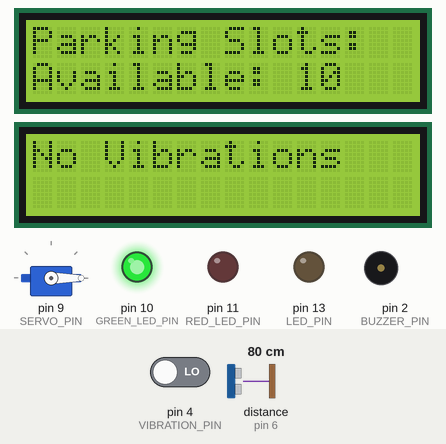
The sketch below on a simulated Arduino Uno, built with avr-gcc and run on an emulated ATmega328P. Parts: servo, 2 × 16×2 character LCD, output pins drawn as LEDs (lit = HIGH), buzzer (waves = sounding). Wiring (inferred from the names in the program): ultrasonic range finder: trigger pin 7; echo pin 6. The test bench sets the inputs (shaded band); at power-on: distance to the obstacle (sensor on pin 6) 80 cm, pin 4 (VIBRATION_PIN) LOW. The echo pulse lasts 58.3 µs per cm; pins used as bus, display or sensor lines are not drawn; what the sketch prints to the serial monitor is not drawn.

Above: at 2.3 s.
2.4 s: distance to the obstacle (sensor on pin 6) set to 2 cm
At 3.2 s:
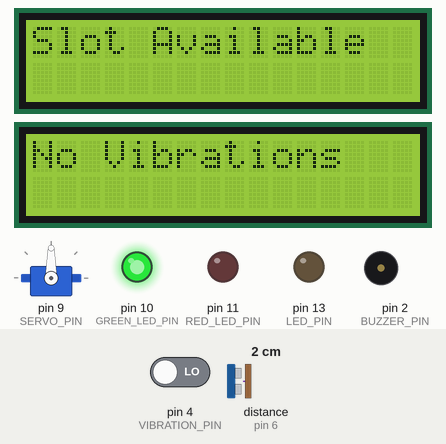
5.4 s: pin 4 (VIBRATION_PIN) driven HIGH
At 5.76 s:
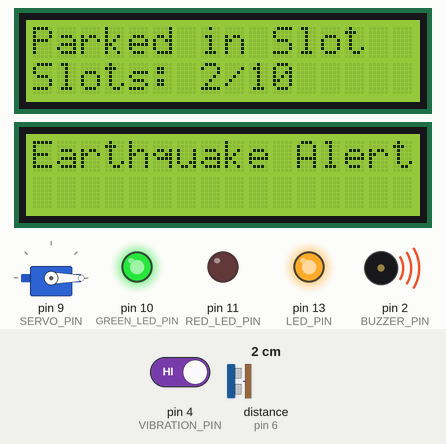
7.8 s: distance to the obstacle (sensor on pin 6) set to 9 cm
10.8 s: distance to the obstacle (sensor on pin 6) set to 12 cm
At 13.47 s:
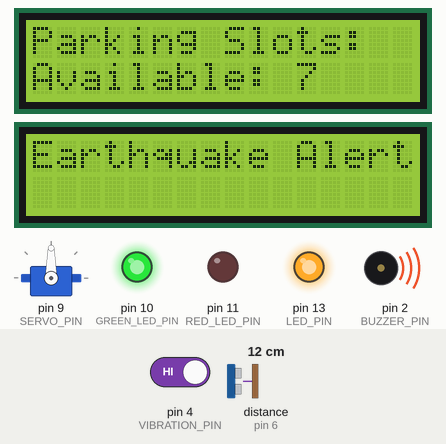
13.8 s: pin 4 (VIBRATION_PIN) driven LOW
At 17.6 s:
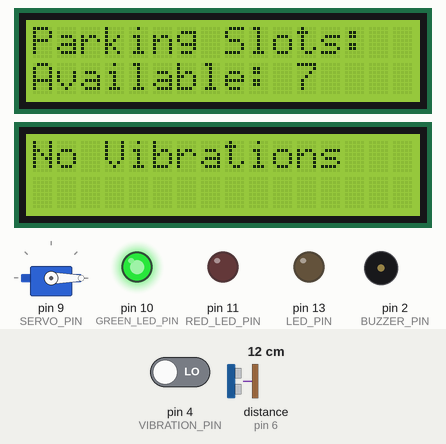
Timing chart, 0 to 19.1 s (numbered marks = the images above; inputs shaded):
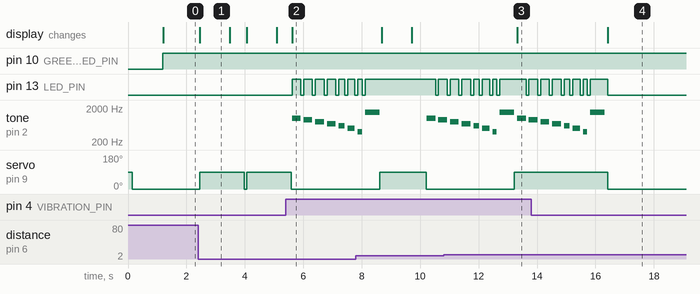

The sketch:

smartBkt_copy_20241209154749.ino
```cpp
#include <Servo.h>
#include <Adafruit_LiquidCrystal.h>

// Pin definitions
#define TRIG_PIN 7
#define ECHO_PIN 6
#define SERVO_PIN 9
#define VIBRATION_PIN 4  // Vibration sensor pin
#define LED_PIN 13       // LED indicator for earthquake
#define GREEN_LED_PIN 10 // Green LED for available slot
#define RED_LED_PIN 11   // Red LED for full parking
#define BUZZER_PIN 2     // Buzzer pin

// Create Servo and LCD objects
Servo gateServo;
Adafruit_LiquidCrystal lcdParking(0);  // First LCD for parking
Adafruit_LiquidCrystal lcdVibration(1);  // Second LCD for vibration

// Variables
int parkingSlots = 0;  // Tracks the current number of vehicles (0 to 10)
const int maxSlots = 10;
long duration;
int distance;
bool isSirenActive = false;  // Flag to check if siren is active
int vibrationState = 0;  // Variable to store vibration state
unsigned long lastVibrationTime = 0;  // Last vibration detection time
unsigned long vibrationDelay = 2000;  // Minimum delay between earthquake detections (in ms)

void setup() {
  // Set up pins
  pinMode(TRIG_PIN, OUTPUT);
  pinMode(ECHO_PIN, INPUT);
  pinMode(VIBRATION_PIN, INPUT);
  pinMode(LED_PIN, OUTPUT);
  pinMode(GREEN_LED_PIN, OUTPUT);  // Set green LED as output
  pinMode(RED_LED_PIN, OUTPUT);    // Set red LED as output
  pinMode(BUZZER_PIN, OUTPUT);     // Set buzzer as output

  // Set up Serial, Servo, and LCDs
  Serial.begin(9600); // Start Serial communication
  gateServo.attach(SERVO_PIN);
  lcdParking.begin(16, 2);
  lcdVibration.begin(16, 2);

  lcdParking.print("Parking System");
  lcdVibration.print("Earthquake Mon.");

  // Close the gate initially
  gateServo.write(0);  // Adjust for gate closing position

  // Set the LEDs initially (both off)
  digitalWrite(GREEN_LED_PIN, LOW);
  digitalWrite(RED_LED_PIN, LOW);
  digitalWrite(BUZZER_PIN, LOW);   // Ensure the buzzer is off initially

  delay(1000);  // Wait for system to initialize
  Serial.println("Parking and Earthquake Detection System Initialized");
}

void loop() {
  // Check for vehicle presence
  distance = readUltrasonicDistance();

  if (distance < 10) {  // If a vehicle is within 10 cm
    if (parkingSlots < maxSlots) {
      lcdParking.clear();
      lcdParking.print("Slot Available");
      Serial.println("Slot Available: Gate Opening");

      gateServo.write(90);  // Adjust for gate opening position
      delay(1000);          // Wait for the car to pass through

      parkingSlots++;
      lcdParking.clear();
      lcdParking.print("Parked in Slot");
      lcdParking.setCursor(0, 1);
      lcdParking.print("Slots: " + String(parkingSlots) + "/" + String(maxSlots));

      Serial.print("Vehicle Parked. Slots Used: ");
      Serial.print(parkingSlots);
      Serial.print("/" + String(maxSlots));

      delay(500);
      gateServo.write(0);  // Close the gate
      Serial.println("Gate Closed");

      // Update LED status
      if (parkingSlots == maxSlots) {
        digitalWrite(GREEN_LED_PIN, LOW);  // Turn off green LED
        digitalWrite(RED_LED_PIN, HIGH);   // Turn on red LED
      } else {
        digitalWrite(GREEN_LED_PIN, HIGH); // Turn on green LED
        digitalWrite(RED_LED_PIN, LOW);    // Turn off red LED
      }

    } else {
      lcdParking.clear();
      lcdParking.print("Parking Full!");
      Serial.println("Parking Full: Gate Closed");
      delay(500);
    }
  } else {
    lcdParking.clear();
    lcdParking.print("Parking Slots:");
    lcdParking.setCursor(0, 1);
    lcdParking.print("Available: " + String(maxSlots - parkingSlots));

    Serial.print("Available Slots: ");
    Serial.println(maxSlots - parkingSlots);

    // Update LED status
    if (parkingSlots == maxSlots) {
      digitalWrite(GREEN_LED_PIN, LOW);  // Turn off green LED
      digitalWrite(RED_LED_PIN, HIGH);   // Turn on red LED
    } else {
      digitalWrite(GREEN_LED_PIN, HIGH); // Turn on green LED
      digitalWrite(RED_LED_PIN, LOW);    // Turn off red LED
    }
  }

  // Check for vibrations (earthquake detection)
  vibrationState = digitalRead(VIBRATION_PIN);  // Read vibration sensor state

  if (vibrationState == HIGH && (millis() - lastVibrationTime) > vibrationDelay) {
    // Earthquake detected, trigger the buzzer and play a melody
    lastVibrationTime = millis();  // Update the last vibration time
    lcdVibration.clear();
    lcdVibration.print("Earthquake Alert!");
    Serial.println("Earthquake Detected!");

    isSirenActive = true;  // Set siren flag to true
    playEarthquakeSound(); // Trigger the sound when earthquake is detected

    // Open the gate and turn on LED for earthquake alert
    gateServo.write(90);  // Open the gate
    digitalWrite(LED_PIN, HIGH);  // LED on during earthquake
  } else {
    lcdVibration.clear();
    lcdVibration.print("No Vibrations");
    Serial.println("No Vibrations Detected");

    isSirenActive = false;  // Reset siren flag when no vibration detected

    // Close the gate and turn off LED when there's no earthquake
    gateServo.write(0);  // Close the gate
    digitalWrite(LED_PIN, LOW);  // LED off
  }

  delay(50);  // Small delay to avoid bouncing
}

long readUltrasonicDistance() {
  // Trigger the ultrasonic sensor
  digitalWrite(TRIG_PIN, LOW);
  delayMicroseconds(2);
  digitalWrite(TRIG_PIN, HIGH);
  delayMicroseconds(10);
  digitalWrite(TRIG_PIN, LOW);

  // Measure the time it takes for the echo to return
  duration = pulseIn(ECHO_PIN, HIGH);

  // Calculate the distance in cm
  distance = duration * 0.034 / 2;

  return distance;
}

// Function to play sound when earthquake is detected
void playEarthquakeSound() {
  // Frequencies and durations for the melody: "Earthquake, Earthquake, Oh my God"
  int frequencies[] = {
    1000, 900, 800, 700, 600, 500, 400, 300
  }; // The frequencies for the melody

  int durations[] = {
    300, 300, 300, 300, 200, 250, 150, 200
  };  // Durations of each note in milliseconds

  // Play the melody with complex timing
  for (int i = 0; i < 7; i++) {
    tone(BUZZER_PIN, frequencies[i]);  // Play the current note
    digitalWrite(LED_PIN, HIGH);        // Turn LED on during sound
    delay(durations[i]);               // Wait for the note duration
    noTone(BUZZER_PIN);                // Stop the tone after each note
    digitalWrite(LED_PIN, LOW);         // Turn LED off after each note
    delay(100);                        // Short pause between notes
  }

  // Optional: Add a final alert tone to make the sound more dramatic
  tone(BUZZER_PIN, 1500);   // High-pitched final alert tone
  digitalWrite(LED_PIN, HIGH); // Turn LED on for dramatic effect
  delay(500);               // Play the tone for 500ms
  noTone(BUZZER_PIN);       // Stop the tone
  digitalWrite(LED_PIN, LOW); // Turn LED off after the final tone
}
```

Measured:
- the behaviour switches between 10 and 11 cm on distance to the obstacle (sensor on pin 6) (found by bisection; images 2 and 3)
- after the input at 2.4 s, servo on pin 9 (SERVO_PIN): 0° → 90° after 0.06 s, → 0° 1.5 s later, → 90° 0.08 s later; the display: changes after 0.06 s (image 1)
- after the input at 5.4 s, pin 13 (LED_PIN): goes 4 × (HIGH 0.30 s, LOW 0.10 s), HIGH 0.20 s, LOW 0.10 s, HIGH 0.25 s, then LOW, starting after 0.21 s; tone on pin 2 (BUZZER_PIN): plays 1000 Hz for 0.30 s, 900 Hz for 0.30 s, 800 Hz for 0.30 s, 700 Hz for 0.30 s, 600 Hz for 0.20 s, 500 Hz for 0.25 s, starting after 0.21 s
- after the input at 10.8 s, the display: changes after 2.5 s (image 3)
- after the input at 13.8 s, tone on pin 2 (BUZZER_PIN): goes on until 16.3 s, then stays silent; servo on pin 9 (SERVO_PIN): 90° → 0° after 2.6 s; the display: changes after 2.6 s (image 4)
- what the display in image 1 shows lasts 1.0 s, from 2.5 s to 3.5 s
